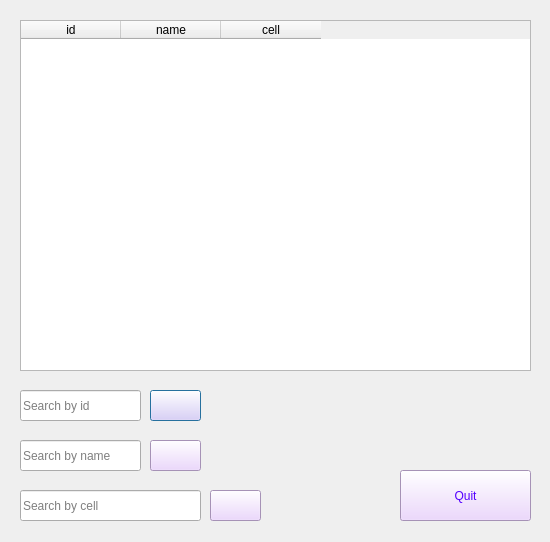
<?xml version="1.0" encoding="UTF-8"?>
<ui version="4.0">
 <class>Dialog</class>
 <widget class="QDialog" name="Dialog">
  <property name="geometry">
   <rect>
    <x>0</x>
    <y>0</y>
    <width>550</width>
    <height>542</height>
   </rect>
  </property>
  <property name="windowTitle">
   <string>Profiles</string>
  </property>
  <widget class="QTableWidget" name="tableWidget">
   <property name="geometry">
    <rect>
     <x>20</x>
     <y>20</y>
     <width>511</width>
     <height>351</height>
    </rect>
   </property>
   <column>
    <property name="text">
     <string>id</string>
    </property>
   </column>
   <column>
    <property name="text">
     <string>name</string>
    </property>
   </column>
   <column>
    <property name="text">
     <string>cell</string>
    </property>
   </column>
  </widget>
  <widget class="QPushButton" name="btn">
   <property name="geometry">
    <rect>
     <x>150</x>
     <y>390</y>
     <width>51</width>
     <height>31</height>
    </rect>
   </property>
   <property name="styleSheet">
    <string notr="true">font: 75 16pt &quot;MS Shell Dlg 2&quot;;
color: rgb(85, 0, 255);
background-color: rgb(233, 205, 255);</string>
   </property>
   <property name="text">
    <string/>
   </property>
   <property name="icon">
    <iconset>
     <normaloff>../testdb/pics/search.png</normaloff>../testdb/pics/search.png</iconset>
   </property>
  </widget>
  <widget class="QPushButton" name="btn1">
   <property name="geometry">
    <rect>
     <x>400</x>
     <y>470</y>
     <width>131</width>
     <height>51</height>
    </rect>
   </property>
   <property name="styleSheet">
    <string notr="true">font: 75 16pt &quot;MS Shell Dlg 2&quot;;
color: rgb(85, 0, 255);
background-color: rgb(233, 205, 255);</string>
   </property>
   <property name="text">
    <string>Quit</string>
   </property>
  </widget>
  <widget class="QLineEdit" name="lineEdit">
   <property name="geometry">
    <rect>
     <x>20</x>
     <y>390</y>
     <width>121</width>
     <height>31</height>
    </rect>
   </property>
   <property name="inputMask">
    <string/>
   </property>
   <property name="text">
    <string/>
   </property>
   <property name="placeholderText">
    <string>Search by id</string>
   </property>
  </widget>
  <widget class="QLineEdit" name="lineEdit_2">
   <property name="geometry">
    <rect>
     <x>20</x>
     <y>440</y>
     <width>121</width>
     <height>31</height>
    </rect>
   </property>
   <property name="placeholderText">
    <string>Search by name</string>
   </property>
  </widget>
  <widget class="QLineEdit" name="lineEdit_3">
   <property name="geometry">
    <rect>
     <x>20</x>
     <y>490</y>
     <width>181</width>
     <height>31</height>
    </rect>
   </property>
   <property name="placeholderText">
    <string>Search by cell</string>
   </property>
  </widget>
  <widget class="QPushButton" name="btn_2">
   <property name="geometry">
    <rect>
     <x>150</x>
     <y>440</y>
     <width>51</width>
     <height>31</height>
    </rect>
   </property>
   <property name="styleSheet">
    <string notr="true">font: 75 16pt &quot;MS Shell Dlg 2&quot;;
color: rgb(85, 0, 255);
background-color: rgb(233, 205, 255);</string>
   </property>
   <property name="text">
    <string/>
   </property>
   <property name="icon">
    <iconset>
     <normaloff>../testdb/pics/search.png</normaloff>../testdb/pics/search.png</iconset>
   </property>
  </widget>
  <widget class="QPushButton" name="btn_3">
   <property name="geometry">
    <rect>
     <x>210</x>
     <y>490</y>
     <width>51</width>
     <height>31</height>
    </rect>
   </property>
   <property name="styleSheet">
    <string notr="true">font: 75 16pt &quot;MS Shell Dlg 2&quot;;
color: rgb(85, 0, 255);
background-color: rgb(233, 205, 255);</string>
   </property>
   <property name="text">
    <string/>
   </property>
   <property name="icon">
    <iconset>
     <normaloff>../testdb/pics/search.png</normaloff>../testdb/pics/search.png</iconset>
   </property>
  </widget>
 </widget>
 <resources/>
 <connections/>
</ui>
